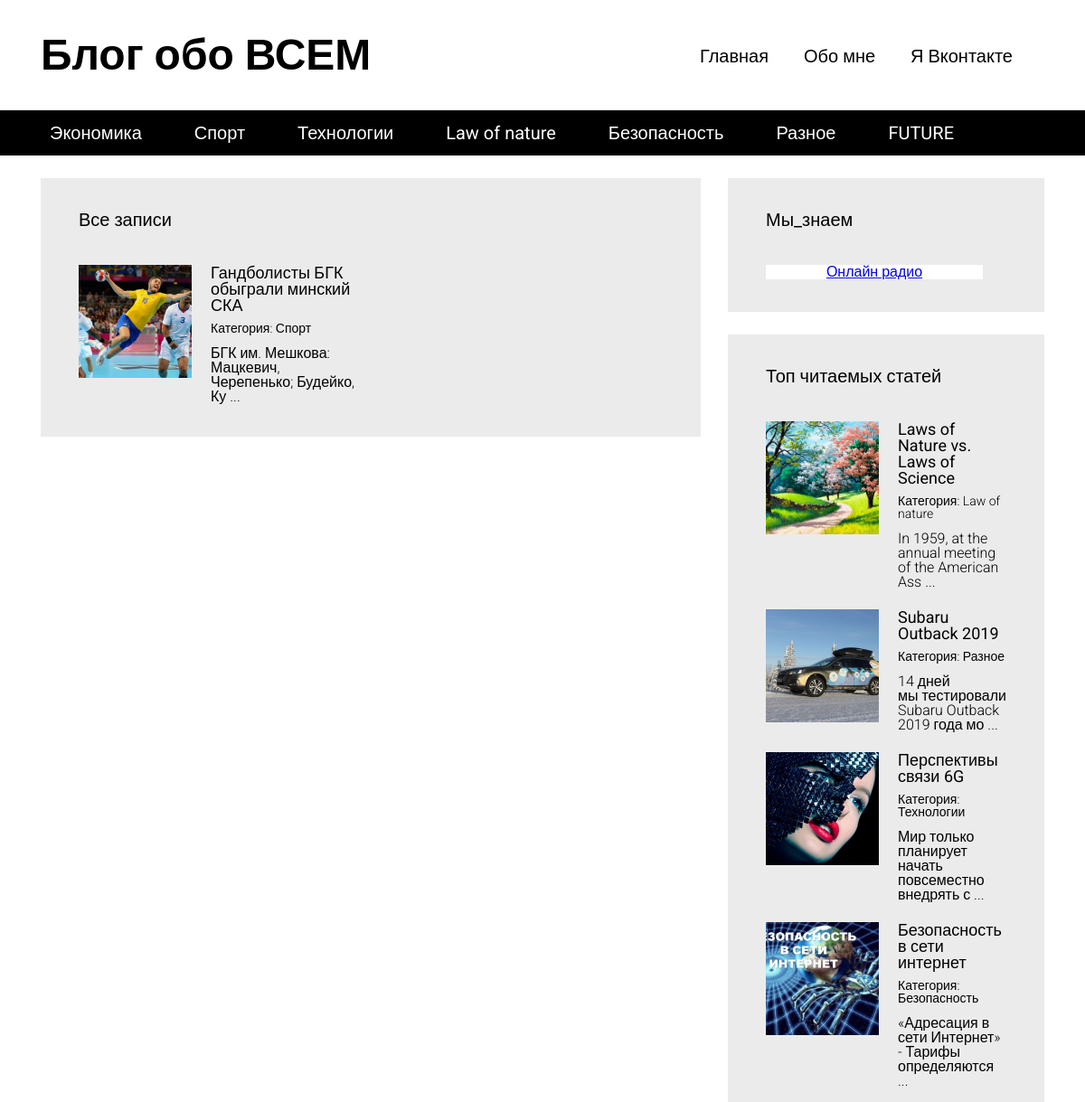
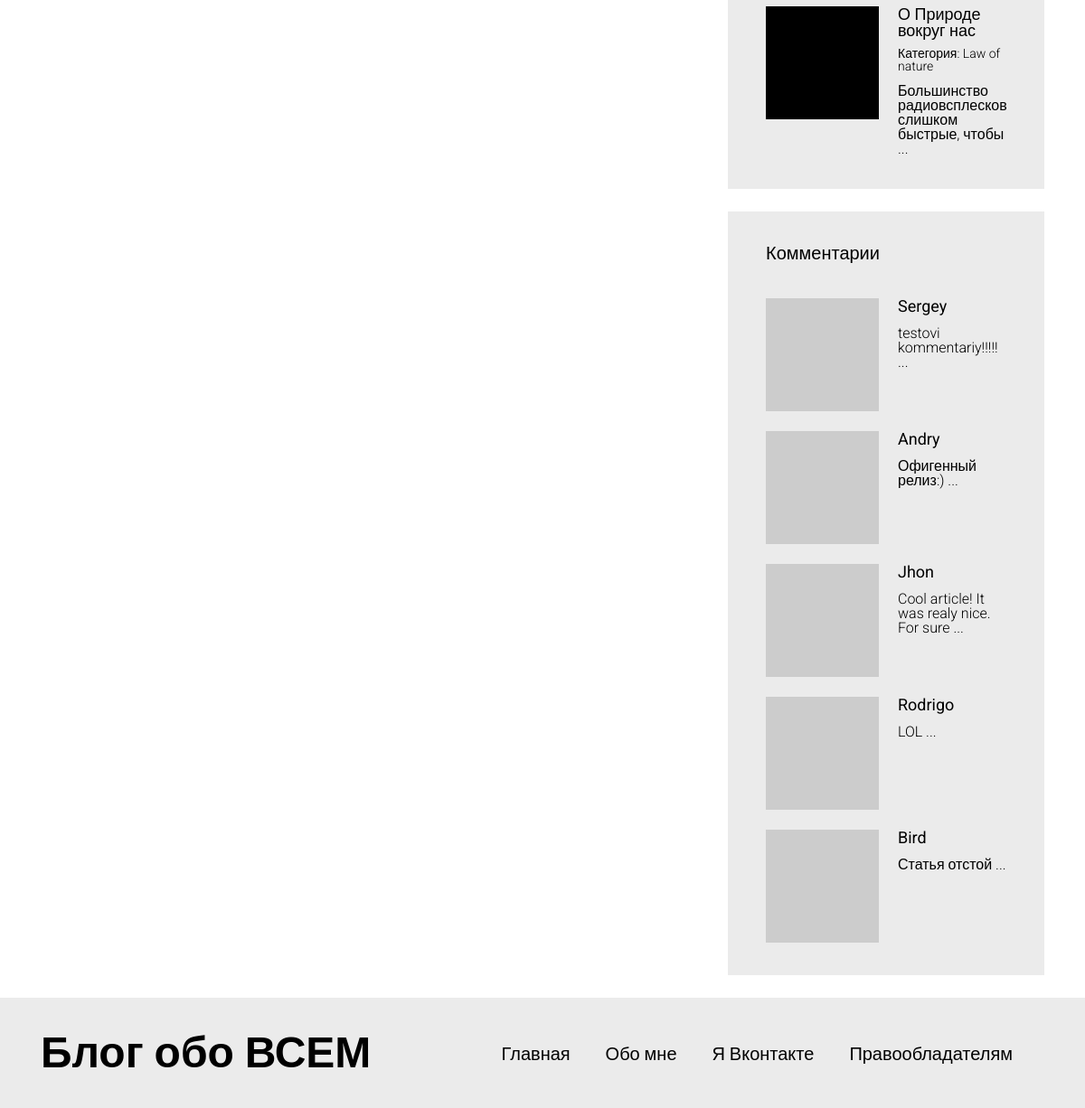
The app's page /articles.php?category=2 with its own data (2 pictures, top to bottom).
### tables this page shows
CREATE TABLE `articles_categories` (
  `id` int(11) NOT NULL,
  `title` varchar(100) NOT NULL
);

CREATE TABLE `articles` (
  `id` int(11) NOT NULL,
  `title` varchar(255) DEFAULT NULL,
  `image` varchar(40) NOT NULL,
  `text` text,
  `category_id` int(11) DEFAULT NULL,
  `pubdate` datetime NOT NULL DEFAULT CURRENT_TIMESTAMP,
  `views` int(11) NOT NULL DEFAULT '0'
);

CREATE TABLE `comments` (
  `id` int(11) NOT NULL,
  `author` varchar(100) NOT NULL,
  `nickname` varchar(100) NOT NULL,
  `email` varchar(255) NOT NULL,
  `text` text NOT NULL,
  `pubdate` datetime NOT NULL,
  `articles_id` int(11) NOT NULL
);

### includes/config.php (called while the page is built, shortened)
<?php
$config = array(
	'title' => 'Блог обо ВСЕМ',
	'vk_url' => 'http://vk.com',
	'db' => array(
		'server' => 'localhost',
		'username' => 'root',
		'password' => '',
		'name' => 'blog_db'
	)
);

### articles.php (the view, shortened to what this page needs)
<?php
require "includes/config.php";
?>
<!DOCTYPE html>
<html lang="en">
<head>
  <link rel="stylesheet" type="text/css" href="/media/assets/bootstrap-grid-only/css/grid12.css">
  <link rel="stylesheet" type="text/css" href="/media/css/style.css">
</head>
<body>
  <div id="wrapper">
   <?php include "includes/header.php"; ?>
    <div id="content">
      <div class="container">
        <div class="row">
          <section class="content__left col-md-8">
            <div class="block">
              <h3>Все записи</h3>
                <div class="block__content">
                <div class="articles articles__horizontal">
                <?php
                  $v_page = 4;
                  $page = 1;
                  $category_query = '';
                     if (isset($_GET['category']))
                    {
                      $category = (int) $_GET['category'];
                      $category_query = 'WHERE `category_id` = '. $category;
                    }
                         $total_count_q = mysqli_query($connection, "SELECT * FROM `articles` $category_query ORDER BY `id` DESC " );
                         $total_count = mysqli_num_rows($total_count_q);
                         $total_pages = ceil($total_count / $v_page);
                    if ($page <= 1 || $page > $total_pages)
                    {
                      $page = 1;
                    }
                    $offset = ($v_page * $page) - $v_page;
                    $articles = mysqli_query($connection, "SELECT * FROM `articles` $category_query ORDER BY `id` DESC LIMIT $offset,$v_page" );
                    if (mysqli_num_rows($articles) <= 0)
                    {
                      echo '<article class="article">Нет статей</article>';
                    } else
                    {
                     while ($art = mysqli_fetch_assoc($articles))
                     {
                      ?>
                      <article class="article">
                        <div class="article__image" style="background-image: url(/static/images/<?php echo $art['image']; ?>);"></div>
                        <div class="article__info">
                          <a href="/article.php?id=<?php echo $art['id']; ?> "><?php echo $art['title']; ?></a>
                              <?php
                                $art_cat = false;
                                foreach ($categories as $cat) {
                                  if ($cat['id'] == $art['category_id'])
                                  {
                                    $art_cat = $cat;
                                    break;
                                  }
                                }
                              ?>
                            <div class="article__info__meta">
                              <small>Категория: <a href="articles.php?category=<?php echo $art_cat['id']; ?>"><?php echo $art_cat['title']; ?></a></small>
                            </div>
                             <div class="article__info__preview"><?php echo mb_substr(strip_tags($art['text']), 0, 50, 'utf-8'). ' ...'; ?></div>
                        </div>
                  </article>
                      <?php
                    }
                    }
                  ?>
                </div>
              </div>
            </div>
          </section>
          <section class="content__right col-md-4">
            <?php include 'includes/sidebar.php'; ?>
          </section>
        </div>
      </div>
    </div>
    <?php include 'includes/footer.php'; ?>
  </div>
</body>
</html>

### includes/header.php
<header id="header">
  <div class="header__top">
    <div class="container">
      <div class="header__top__logo">
        <h1><?php echo $config['title']; ?></h1>
      </div>
      <nav class="header__top__menu">
        <ul>
          <li><a href="/">Главная</a></li>
          <li><a href="/pages/about_me.php">Обо мне</a></li>
          <li><a href=" <?php echo $config['vk_url']; ?> " target="_blank">Я Вконтакте</a></li>
        </ul>
      </nav>
    </div>
  </div>
<?php
$categories_q = mysqli_query($connection, "SELECT * FROM `articles_categories`" );
$categories = array();
?>
<div class="header__bottom">
  <div class="container">
    <nav>
      <ul>
        <?php
          while ($cat = mysqli_fetch_assoc($categories_q))
          { ?>
           <li><a href="/articles.php?category=<?php echo $cat['id']; ?>"> <?php echo $cat['title']; ?> </a></li>
           <?php
            $categories[] = $cat;
          }
        ?>
      </ul>
    </nav>
  </div>
</div>
</header>

### includes/sidebar.php (shortened to what this page needs)
  <div class="block">
    <h3>Мы_знаем</h3>
    <div class="block__content">
    <div id="RO" style="text-align:center;width:240px;background:#fff;"><a href="http://fmradio-online.ru/" id="aRO">Онлайн радио</a></div>
    </div>
  </div>
<div class="block">
    <h3>Топ читаемых статей</h3>
    <div class="block__content">
      <div class="articles articles__vertical">
            <?php
               $articles = mysqli_query($connection, "SELECT * FROM `articles` ORDER BY `views` DESC LIMIT 5" );
                  while ($art = mysqli_fetch_assoc($articles))
                   {
                     ?>
                <article class="article">
                  <div class="article__image" style="background-image: url(/static/images/<?php echo $art['image']; ?>);">
                  </div>
                  <div class="article__info">
                    <a href="/article.php?id=<?php echo $art['id']; ?> "><?php echo $art['title']; ?></a>
                    <?php
                      $art_cat = false;
                      foreach ($categories as $cat) {
                        if ($cat['id'] == $art['category_id'])
                        {
                          $art_cat = $cat;
                          break;
                        }
                      }
                    ?>
                    <div class="article__info__meta">
                      <small>Категория: <a href="articles.php?category=<?php echo $art_cat['id']; ?>"><?php echo $art_cat['title']; ?></a></small>
                    </div>
                    <div class="article__info__preview"><?php echo mb_substr(strip_tags($art['text']), 0, 50, 'utf-8'). ' ...'; ?>
                    </div>
                  </div>
                </article>
            <?php
          }
        ?>
      </div>
    </div>
  </div>
  <div class="block">
    <h3>Комментарии</h3>
    <div class="block__content">
      <div class="articles articles__vertical">
            <?php
               $comments = mysqli_query($connection, "SELECT * FROM `comments` ORDER BY `id` DESC LIMIT 5" );
                  while ($comment = mysqli_fetch_assoc($comments))
                   {
                     ?>
                <article class="article">
                  <div class="article__image" style="background-image: url(https://www.gravatar.com/avatar/<?php md5($comment['email']); ?>?s=125);">
                  </div>
                  <div class="article__info">
                    <a href="/article.php?id=<?php echo $comment['articles_id']; ?> "><?php echo $comment['author']; ?></a>
                    <div class="article__info__preview"><?php echo mb_substr(strip_tags($comment['text']), 0, 50, 'utf-8'). ' ...'; ?>
                    </div>
                  </div>
                </article>
            <?php
          }
        ?>
      </div>
    </div>
 </div>

### media/css/style.css (style rules this page uses)
html, body, div, span, applet, object, iframe, h1, h2, h3, h4, h5, h6, p, blockquote, pre, a, abbr, acronym, address, big, cite, code, del, dfn, em, img, ins, kbd, q, s, samp, small, strike, strong, sub, sup, tt, var, b, u, i, center, dl, dt, dd, ol, ul, li, fieldset, form, label, legend, table, caption, tbody, tfoot, thead, tr, th, td, article, aside, canvas, details, embed, figure, figcaption, footer, header, hgroup, menu, nav, output, ruby, section, summary, time, mark, audio, video { margin: 0; padding: 0; border: 0; font-size: 100%; font: inherit; vertical-align: baseline; }
article, aside, details, figcaption, figure, footer, header, hgroup, menu, nav, section { display: block; }
body { line-height: 1; }
ol, ul { list-style: none; }
h1 { font-size: 48px; font-weight: bold; }
h3 { font-size: 20px; font-weight: bold; }
body { font-family: 'Roboto', sans-serif; }
#header { margin-bottom: 25px; }
#header .header__top { padding: 37px 0; }
#header .header__top .header__top__logo { float: left; }
#header .header__top .header__top__menu { padding-top: 15px; text-align: right; }
#header .header__top .header__top__menu ul > li { display: inline-block; margin-right: 35px; }
#header .header__top .header__top__menu ul > li > a { font-size: 20px; text-decoration: none; color: black; }
#header .header__bottom { height: 50px; background-color: black; line-height: 50px; }
#header .header__bottom nav ul > li { display: inline-block; margin-right: 34px; }
#header .header__bottom nav ul > li > a { color: white; font-size: 20px; text-decoration: none; padding: 3px 10px; }
.block { background-color: #ebebeb; padding: 36px 42px; margin-bottom: 25px; }
.block > h3 { font-weight: normal; }
.block .block__content { padding-top: 40px; }
.articles.articles__horizontal { font-size: 0; margin: -12px; }
.articles.articles__horizontal .article { margin-bottom: 22px; display: inline-block; vertical-align: top; width: 50%; font-size: 16px; padding: 12px; }
.articles.articles__vertical .article { margin-bottom: 22px; }
.articles .article:last-child { margin-bottom: 0; }
.articles .article:after { visibility: hidden; display: block; font-size: 0; content: " "; clear: both; height: 0; }
.articles .article .article__image { width: 125px; height: 125px; overflow: hidden; background-color: black; float: left; background-repeat: no-repeat; background-size: cover; background-position: center center; }
.articles .article .article__info { margin-left: 125px; padding-left: 21px; }
.articles .article .article__info > a { color: black; font-size: 18px; font-weight: normal; text-decoration: none; }
.articles .article .article__info > .article__info__meta { font-size: 14px; font-weight: 300; margin-top: 9px; margin-bottom: 13px; }
.articles .article .article__info > .article__info__meta a { color: black; text-decoration: none; }
.articles .article .article__info > .article__info__preview { font-size: 16px; font-weight: 300; }

### records on screen
articles_categories: title "Экономика"
articles_categories: title "Спорт"
articles_categories: title "Технологии"
articles_categories: title "Law of nature"
articles_categories: title "Безопасность"
articles_categories: title "Разное"
articles_categories: title "FUTURE"
articles: image (picture), title "Гандболисты БГК обыграли минский СКА", text "БГК им. Мешкова: Мацкевич, Черепенько; Будейко, Ку"
articles: image (picture), title "Laws of Nature vs. Laws of Science", text "In 1959, at the annual meeting of the American Ass"
articles: image (picture), title "Subaru Outback 2019", text "14 дней мы тестировали Subaru Outback 2019 года мо"
articles: image (picture), title "Перспективы связи 6G", text "Мир только планирует начать повсеместно внедрять с"
articles: image (picture), title "Безопасность в сети интернет", text "«Адресация в сети Интернет» - Тарифы определяются"
articles: title "О Природе вокруг нас", text "Большинство радиовсплесков слишком быстрые, чтобы"
comments: author "Sergey", text "testovi kommentariy!!!!!"
comments: author "Andry", text "Офигенный релиз:)"
comments: author "Jhon", text "Cool article! It was realy nice. For sure"
comments: author "Rodrigo", text "LOL"
comments: author "Bird", text "Статья отстой"

### other values on screen
$config['title'] "Блог обо ВСЕМ"
